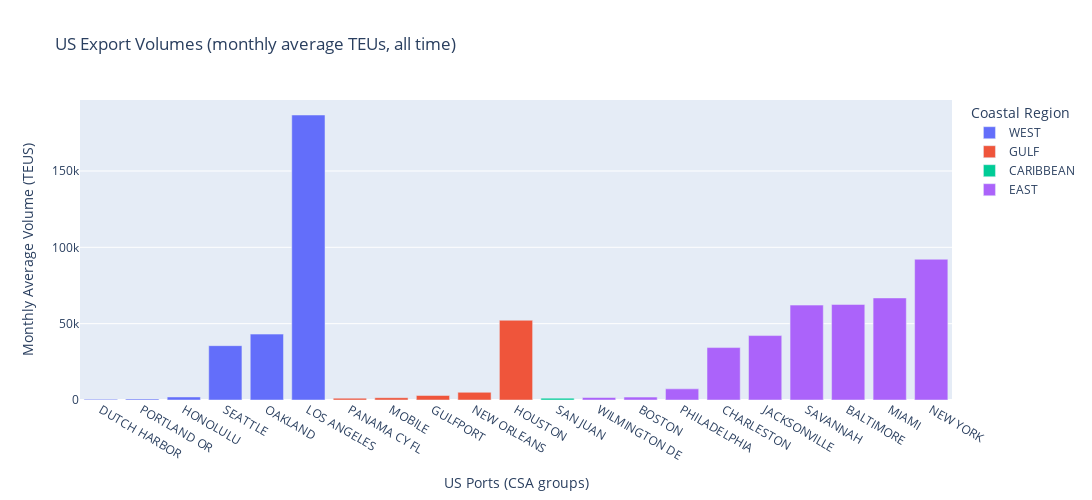

Notebook cell for this chart:
### Markdown cell above
## 4. Visuals and Descriptive Analysis

### Code cell
#visualize port volumes
df = (
    main_lf
    .group_by('origin_port_group', 'coast_region', 'month')
    .agg(pl.col('teus').sum())
    .group_by('origin_port_group', 'coast_region')
    .agg(pl.col('teus').mean())
    .sort('teus', descending=True)
    .collect()
)

px.bar(
    df.sort(by='teus'), x='origin_port_group', y='teus', 
    color='coast_region',
    title='US Export Volumes (monthly average TEUs, all time)',
    labels={
        'origin_port_group':'US Ports (CSA groups)',
        'teus':'Monthly Average Volume (TEUS)',
        'coast_region':'Coastal Region'
    },
    width=1100,
    height=500,
)

### Figure 1 — Plotly figure (JSON) as saved in the notebook; plotly's stock layout.template omitted (floating-point values rounded to 4 significant figures)
{"data": [{"alignmentgroup": "True", "hovertemplate": "Coastal Region=WEST<br>US Ports (CSA groups)=%{x}<br>Monthly Average Volume (TEUS)=%{y}<extra></extra>", "legendgroup": "WEST", "marker": {"color": "#636efa", "pattern": {"shape": ""}}, "name": "WEST", "offsetgroup": "WEST", "orientation": "v", "showlegend": true, "textposition": "auto", "type": "bar", "x": ["DUTCH HARBOR", "PORTLAND OR", "HONOLULU", "SEATTLE", "OAKLAND", "LOS ANGELES"], "xaxis": "x", "y": [463.5, 662.9, 1982.0, 35580.0, 43140.0, 186700.0], "yaxis": "y"}, {"alignmentgroup": "True", "hovertemplate": "Coastal Region=GULF<br>US Ports (CSA groups)=%{x}<br>Monthly Average Volume (TEUS)=%{y}<extra></extra>", "legendgroup": "GULF", "marker": {"color": "#EF553B", "pattern": {"shape": ""}}, "name": "GULF", "offsetgroup": "GULF", "orientation": "v", "showlegend": true, "textposition": "auto", "type": "bar", "x": ["PANAMA CY FL", "MOBILE", "GULFPORT", "NEW ORLEANS", "HOUSTON"], "xaxis": "x", "y": [1191.0, 1502.0, 2963.0, 5036.0, 52220.0], "yaxis": "y"}, {"alignmentgroup": "True", "hovertemplate": "Coastal Region=CARIBBEAN<br>US Ports (CSA groups)=%{x}<br>Monthly Average Volume (TEUS)=%{y}<extra></extra>", "legendgroup": "CARIBBEAN", "marker": {"color": "#00cc96", "pattern": {"shape": ""}}, "name": "CARIBBEAN", "offsetgroup": "CARIBBEAN", "orientation": "v", "showlegend": true, "textposition": "auto", "type": "bar", "x": ["SAN JUAN"], "xaxis": "x", "y": [1220.0], "yaxis": "y"}, {"alignmentgroup": "True", "hovertemplate": "Coastal Region=EAST<br>US Ports (CSA groups)=%{x}<br>Monthly Average Volume (TEUS)=%{y}<extra></extra>", "legendgroup": "EAST", "marker": {"color": "#ab63fa", "pattern": {"shape": ""}}, "name": "EAST", "offsetgroup": "EAST", "orientation": "v", "showlegend": true, "textposition": "auto", "type": "bar", "x": ["WILMINGTON DE", "BOSTON", "PHILADELPHIA", "CHARLESTON", "JACKSONVILLE", "SAVANNAH", "BALTIMORE", "MIAMI", "NEW YORK"], "xaxis": "x", "y": [1637.0, 1891.0, 7291.0, 34320.0, 42200.0, 62140.0, 62560.0, 66830.0, 92190.0], "yaxis": "y"}], "layout": {"barmode": "relative", "height": 500, "legend": {"title": {"text": "Coastal Region"}, "tracegroupgap": 0}, "title": {"text": "US Export Volumes (monthly average TEUs, all time)"}, "width": 1100, "xaxis": {"anchor": "y", "domain": [0, 1], "title": {"text": "US Ports (CSA groups)"}}, "yaxis": {"anchor": "x", "domain": [0, 1], "title": {"text": "Monthly Average Volume (TEUS)"}}}}
